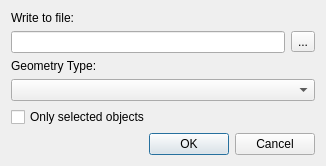
<?xml version="1.0" encoding="UTF-8"?>
<ui version="4.0">
 <class>ExtractGeometryDlg</class>
 <widget class="QDialog" name="ExtractGeometryDlg">
  <property name="geometry">
   <rect>
    <x>0</x>
    <y>0</y>
    <width>326</width>
    <height>159</height>
   </rect>
  </property>
  <property name="minimumSize">
   <size>
    <width>0</width>
    <height>0</height>
   </size>
  </property>
  <property name="maximumSize">
   <size>
    <width>1000</width>
    <height>1000</height>
   </size>
  </property>
  <property name="windowTitle">
   <string>Delta Transform</string>
  </property>
  <property name="windowIcon">
   <iconset resource="../../../Code/Tools/GuiFoundation/QtResources/resources.qrc">
    <normaloff>:/GuiFoundation/Icons/ezEditor16.png</normaloff>:/GuiFoundation/Icons/ezEditor16.png</iconset>
  </property>
  <layout class="QVBoxLayout" name="verticalLayout">
   <item>
    <widget class="QLabel" name="label">
     <property name="text">
      <string>Write to file:</string>
     </property>
    </widget>
   </item>
   <item>
    <layout class="QHBoxLayout" name="horizontalLayout">
     <item>
      <widget class="QLineEdit" name="DestinationFile"/>
     </item>
     <item>
      <widget class="QToolButton" name="BrowseButton">
       <property name="text">
        <string>...</string>
       </property>
      </widget>
     </item>
    </layout>
   </item>
   <item>
    <widget class="QLabel" name="label_2">
     <property name="text">
      <string>Geometry Type:</string>
     </property>
    </widget>
   </item>
   <item>
    <widget class="QComboBox" name="ExtractionMode"/>
   </item>
   <item>
    <widget class="QCheckBox" name="ExtractOnlySelection">
     <property name="text">
      <string>Only selected objects</string>
     </property>
    </widget>
   </item>
   <item>
    <spacer name="verticalSpacer">
     <property name="orientation">
      <enum>Qt::Vertical</enum>
     </property>
     <property name="sizeHint" stdset="0">
      <size>
       <width>20</width>
       <height>13</height>
      </size>
     </property>
    </spacer>
   </item>
   <item>
    <widget class="QDialogButtonBox" name="ButtonBox">
     <property name="standardButtons">
      <set>QDialogButtonBox::Cancel|QDialogButtonBox::Ok</set>
     </property>
    </widget>
   </item>
  </layout>
 </widget>
 <resources>
  <include location="../QtResources/resources.qrc"/>
  <include location="../../../Code/Tools/GuiFoundation/QtResources/resources.qrc"/>
  <include location="../../EditorFramework/QtResources/resources.qrc"/>
 </resources>
 <connections/>
</ui>
